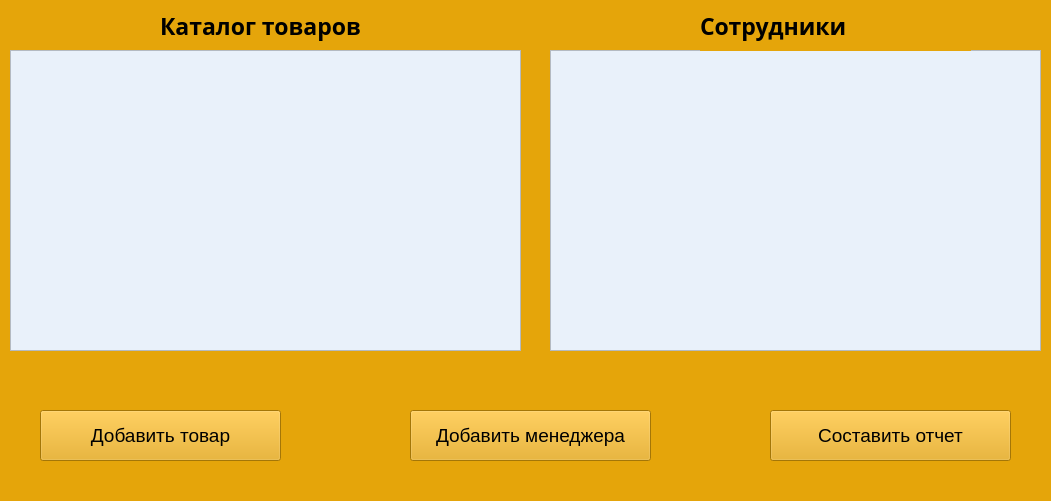
<?xml version="1.0" encoding="UTF-8"?>
<ui version="4.0">
 <class>Admin_window</class>
 <widget class="QWidget" name="Admin_window">
  <property name="geometry">
   <rect>
    <x>0</x>
    <y>0</y>
    <width>1051</width>
    <height>501</height>
   </rect>
  </property>
  <property name="windowTitle">
   <string>Добро пожаловать в систему</string>
  </property>
  <property name="styleSheet">
   <string notr="true">background-color: rgb(229, 165, 10);</string>
  </property>
  <widget class="QLabel" name="title_lbl">
   <property name="geometry">
    <rect>
     <x>160</x>
     <y>0</y>
     <width>271</width>
     <height>51</height>
    </rect>
   </property>
   <property name="font">
    <font>
     <family>Open Sans</family>
     <pointsize>17</pointsize>
     <weight>75</weight>
     <italic>false</italic>
     <bold>true</bold>
    </font>
   </property>
   <property name="styleSheet">
    <string notr="true"/>
   </property>
   <property name="text">
    <string>Каталог товаров</string>
   </property>
  </widget>
  <widget class="QPushButton" name="add_product_btn">
   <property name="geometry">
    <rect>
     <x>40</x>
     <y>410</y>
     <width>241</width>
     <height>51</height>
    </rect>
   </property>
   <property name="font">
    <font>
     <pointsize>14</pointsize>
    </font>
   </property>
   <property name="text">
    <string>Добавить товар</string>
   </property>
  </widget>
  <widget class="QLabel" name="label">
   <property name="geometry">
    <rect>
     <x>20</x>
     <y>350</y>
     <width>281</width>
     <height>18</height>
    </rect>
   </property>
   <property name="font">
    <font>
     <pointsize>14</pointsize>
     <weight>75</weight>
     <bold>true</bold>
    </font>
   </property>
   <property name="styleSheet">
    <string notr="true">color: rgb(46, 194, 126);</string>
   </property>
   <property name="text">
    <string/>
   </property>
  </widget>
  <widget class="QTableView" name="tableView">
   <property name="geometry">
    <rect>
     <x>10</x>
     <y>50</y>
     <width>511</width>
     <height>301</height>
    </rect>
   </property>
   <property name="styleSheet">
    <string notr="true">background-color: rgb(233, 241, 250);</string>
   </property>
  </widget>
  <widget class="QPushButton" name="create_report_btn">
   <property name="geometry">
    <rect>
     <x>770</x>
     <y>410</y>
     <width>241</width>
     <height>51</height>
    </rect>
   </property>
   <property name="font">
    <font>
     <pointsize>14</pointsize>
    </font>
   </property>
   <property name="text">
    <string>Составить отчет</string>
   </property>
  </widget>
  <widget class="QPushButton" name="add_maneger_btn">
   <property name="geometry">
    <rect>
     <x>410</x>
     <y>410</y>
     <width>241</width>
     <height>51</height>
    </rect>
   </property>
   <property name="font">
    <font>
     <pointsize>14</pointsize>
    </font>
   </property>
   <property name="text">
    <string>Добавить менеджера</string>
   </property>
  </widget>
  <widget class="QTableView" name="tableView_2">
   <property name="geometry">
    <rect>
     <x>550</x>
     <y>50</y>
     <width>491</width>
     <height>301</height>
    </rect>
   </property>
   <property name="styleSheet">
    <string notr="true">background-color: rgb(233, 241, 250);</string>
   </property>
  </widget>
  <widget class="QLabel" name="title_lbl_2">
   <property name="geometry">
    <rect>
     <x>700</x>
     <y>0</y>
     <width>271</width>
     <height>51</height>
    </rect>
   </property>
   <property name="font">
    <font>
     <family>Open Sans</family>
     <pointsize>17</pointsize>
     <weight>75</weight>
     <italic>false</italic>
     <bold>true</bold>
    </font>
   </property>
   <property name="styleSheet">
    <string notr="true"/>
   </property>
   <property name="text">
    <string>Сотрудники</string>
   </property>
  </widget>
 </widget>
 <resources/>
 <connections/>
</ui>
